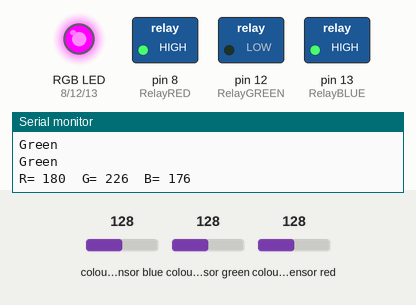
This sketch was run on a simulated Arduino Uno, built with avr-gcc and run on an emulated ATmega328P. Shown: switched loads named in the sketch (green lamp = pin HIGH), an RGB LED mixed from three pins (HIGH = lit), the last lines printed to the serial monitor. Wiring (inferred from the names in the program): TCS3200 colour sensor: output pin 6; S2 pin 5; S3 pin 3; S0 pin 11; S1 pin 10. The test bench sets the inputs (shaded band); at power-on: colour sensor blue 128, colour sensor red 128, colour sensor green 128. Pins used as bus, display or sensor lines are not drawn.

Above: at 1.2 s.
1.3 s: colour sensor blue set to 169
4.3 s: colour sensor blue set to 175
At 5.5 s:
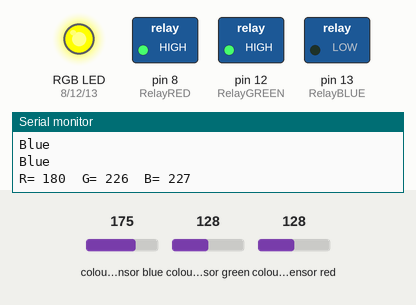
6.0 s: colour sensor red set to 170
7.5 s: colour sensor red set to 175
At 8.5 s:
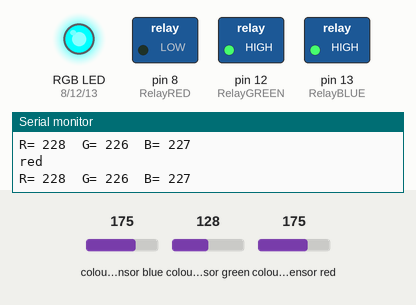
9.3 s: colour sensor blue set to 182
At 10.1 s:
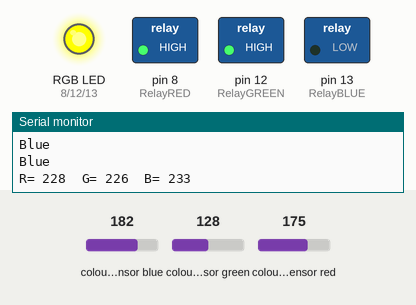
Timing chart, 0 to 12.1 s (numbered marks = the images above; inputs shaded):
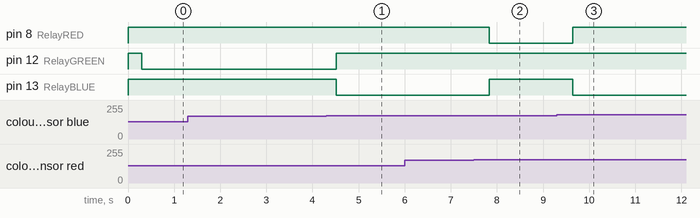

Measured:
- the behaviour switches between 172 and 173 on colour sensor blue (found by bisection; images 0 and 1)
- the behaviour switches between 172 and 173 on colour sensor red (found by bisection; images 1 and 2)
- the behaviour switches between 179 and 180 on colour sensor blue (found by bisection; images 2 and 3)
- after the input at 4.3 s, pin 12 (RelayGREEN): LOW → HIGH after 0.22 s; pin 13 (RelayBLUE): HIGH → LOW after 0.22 s
- after the input at 7.5 s, pin 8 (RelayRED): HIGH → LOW after 0.33 s; pin 13 (RelayBLUE): LOW → HIGH after 0.33 s
- after the input at 9.3 s, pin 8 (RelayRED): LOW → HIGH after 0.34 s; pin 13 (RelayBLUE): HIGH → LOW after 0.34 s

The sketch:

Color_sensor_WORKING.ino
```cpp
 //Define the pins as the sensor
#define S0 11
#define S1 10
#define S2 5
#define S3 3
#define sensorOut 6

//Define relay pins for color
#define RelayRED 8
#define RelayGREEN 12
#define RelayBLUE 13


//Initialize variables and datatypes
int rfrequency = 0;
int gfrequency = 0;
int bfrequency = 0;
int rfrequency20 = 0;
int gfrequency20 = 0;
int bfrequency20 = 0;


//Create functions for relay activation:
void Red() {
  digitalWrite(RelayGREEN, HIGH);
  digitalWrite(RelayRED, LOW);
  digitalWrite(RelayBLUE, HIGH);
}
void Green() {
  Serial.println("Green");
  digitalWrite(RelayGREEN, LOW);
  digitalWrite(RelayRED, HIGH);
  digitalWrite(RelayBLUE, HIGH);
}
void Blue() {
  Serial.println("Blue");
  digitalWrite(RelayGREEN, HIGH);
  digitalWrite(RelayRED, HIGH);
  digitalWrite(RelayBLUE, LOW);
}
void Error() {
  digitalWrite(RelayGREEN, HIGH);
  digitalWrite(RelayRED, HIGH);
  digitalWrite(RelayBLUE, HIGH);
}

void setup() {
//
  pinMode(S0, OUTPUT);
  pinMode(S1, OUTPUT);
  pinMode(S2, OUTPUT);
  pinMode(S3, OUTPUT);
  pinMode(sensorOut, INPUT);

  //Setting relays pins as outputs
  pinMode(RelayRED, OUTPUT);
  pinMode(RelayBLUE, OUTPUT);
  pinMode(RelayGREEN, OUTPUT);

  // Setting frequency-scaling to 100%
  digitalWrite(S0,HIGH);
  digitalWrite(S1,HIGH);

  //Setting Relays to OFF
  //HIGH = OFF / LOW = ON (WTF)
  digitalWrite(RelayRED, HIGH);
  digitalWrite(RelayBLUE, HIGH);
  digitalWrite(RelayGREEN, HIGH);

  Serial.begin(9600);
}


void loop() {
  // Setting red filtered photodiodes to be read
  digitalWrite(S2,LOW);
  digitalWrite(S3,LOW);
  // Reading the output frequency
  rfrequency = pulseIn(sensorOut, LOW);
  //Remaping the value of the frequency to the RGB Model of 0 to 255
  rfrequency = map(rfrequency, 25,72,255,0);
  // Printing the value on the serial monitor
  Serial.print("R= ");//printing name
  Serial.print(rfrequency);//printing RED color frequency
  Serial.print("  ");
  delay(100);

  // Setting Green filtered photodiodes to be read
  digitalWrite(S2,HIGH);
  digitalWrite(S3,HIGH);
  // Reading the output frequency
  gfrequency = pulseIn(sensorOut, LOW);
  //Remaping the value of the frequency to the RGB Model of 0 to 255
  gfrequency = map(gfrequency, 30,90,265,0);
  // Printing the value on the serial monitor
  Serial.print("G= ");//printing name
  Serial.print(gfrequency);//printing RED color frequency
  Serial.print("  ");
  delay(100);

  // Setting Blue filtered photodiodes to be read
  digitalWrite(S2,LOW);
  digitalWrite(S3,HIGH);
  // Reading the output frequency
  bfrequency = pulseIn(sensorOut, LOW);
  //Remaping the value of the frequency to the RGB Model of 0 to 255
  bfrequency = map(bfrequency, 25,70,255,0);
  // Printing the value on the serial monitor
  Serial.print("B= ");//printing name
  Serial.print(bfrequency);//printing RED color frequency
  Serial.println("  ");
  delay(100);

  // Fortolkning af frekvenser


rfrequency20 = rfrequency*1.2;
bfrequency20 = bfrequency*1.1;
gfrequency20 = gfrequency*1.1;


if (bfrequency < 200 && rfrequency < 180 && gfrequency < 200 ) {
  Serial.println("Place element under sensor!");
  Error();
  }

else if(rfrequency > bfrequency && rfrequency > gfrequency){
  Serial.println("red");
  Red();

}
else if (gfrequency > rfrequency && gfrequency > bfrequency){
  Serial.println("Green");
  Green();

}
else if (bfrequency > rfrequency && bfrequency > gfrequency){
  Serial.println("Blue");
  Blue();
}


}
```
